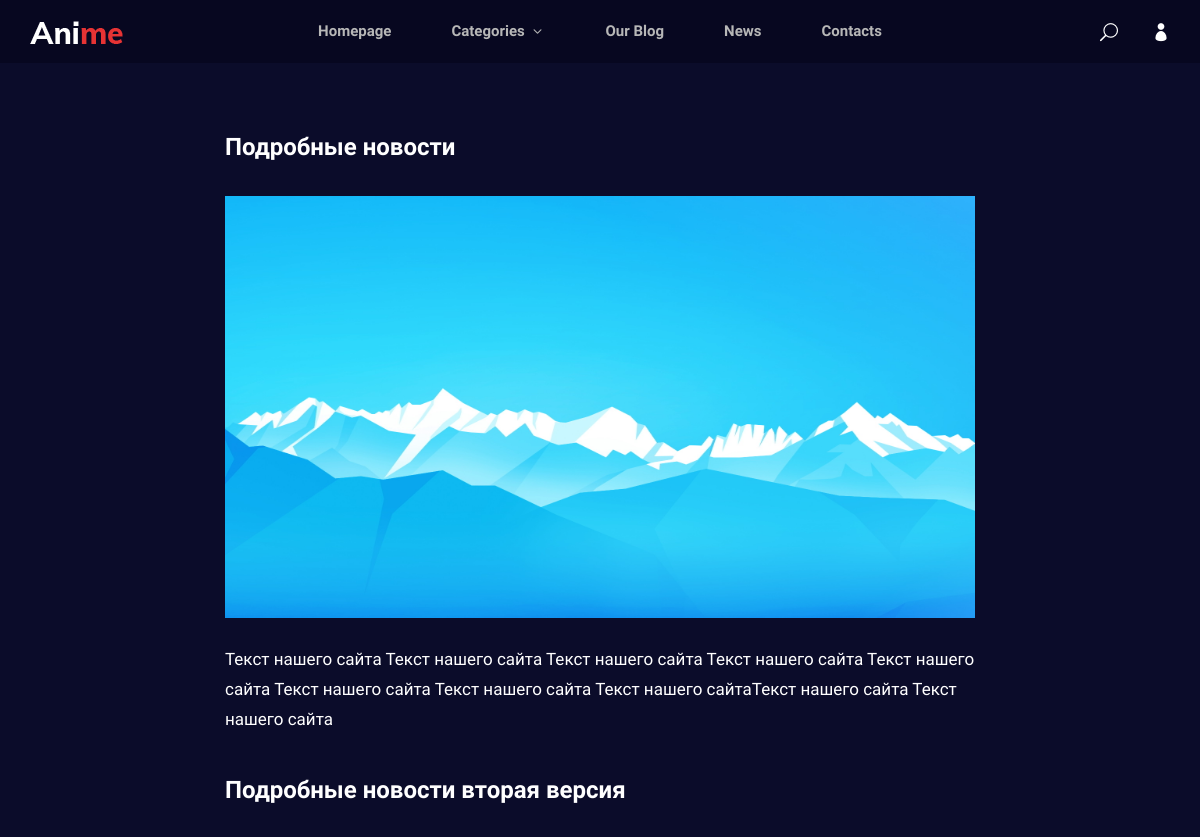
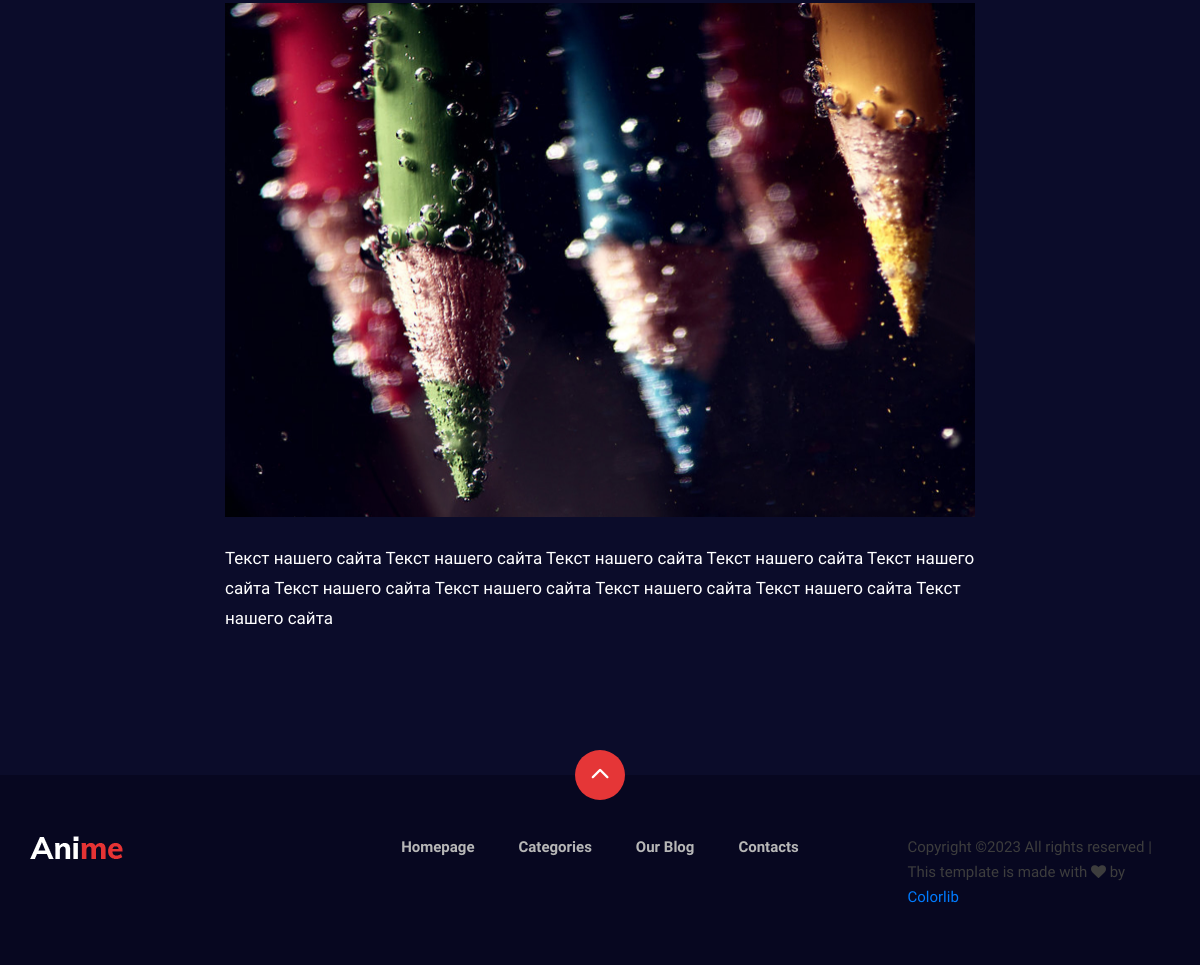
/newsDetail/1, run on the app's committed database (2 pictures, top to bottom).
### kinoapp/models.py (models this page shows, shortened)
class NewsDetails(models.Model):
    name = models.CharField(max_length=100)
    text = models.TextField()
    image = models.ImageField()
    newsObject = models.ForeignKey(News, on_delete=models.CASCADE)
    created_at = models.DateTimeField(auto_now_add=True)
    class Meta:
        verbose_name = 'Новости детали'
        verbose_name_plural = 'Новости детали'

### kinoapp/views.py (the view)
# urls.py: path('newsDetail/<int:id>', newsDetails, name='newsDetails'),
def newsDetails(request, id):
    rows = NewsDetails.objects.filter(newsObject__id=id)
    context = {
        'title':'news',
        'rows': rows,
    }
    return render(request, 'kinoapp/blog-details.html',context)

### templates/kinoapp/blog-details.html (shortened to what this page needs)
{% extends 'homepage.html' %}
{% load static %}
{% block content %}
<body>
    {% include 'kinoapp/headers/baseheader.html' %}
    <section class="blog-details spad">
        <div class="container">
            <div class="row d-flex justify-content-center">
                <div class="col-lg-8">
                    <div class="blog__details__content">
                        {% for item in rows %}
                            <div class="blog__details__item__text">
                                <h4>{{item.name}}</h4>
                                <img src="{{item.image.url}}" alt="">
                                <p>{{item.text}}</p>
                            </div>
                        {% endfor %}
                        </div>
                    </div>
                </div>
            </div>
    </section>
        <footer class="footer">
            <div class="page-up">
                <a href="#" id="scrollToTopButton"><span class="arrow_carrot-up"></span></a>
            </div>
            <div class="container">
                <div class="row">
                    <div class="col-lg-3">
                        <div class="footer__logo">
                            <a href="./index.html"><img src="img/logo.png" alt=""></a>
                        </div>
                    </div>
                    <div class="col-lg-6">
                        <div class="footer__nav">
                            <ul>
                                <li class="active"><a href="./index.html">Homepage</a></li>
                                <li><a href="./categories.html">Categories</a></li>
                                <li><a href="./blog.html">Our Blog</a></li>
                                <li><a href="#">Contacts</a></li>
                            </ul>
                        </div>
                    </div>
                    <div class="col-lg-3">
                        <p>
                          Copyright &copy;<script>document.write(new Date().getFullYear());</script> All rights reserved | This template is made with <i class="fa fa-heart" aria-hidden="true"></i> by <a href="https://colorlib.com" target="_blank">Colorlib</a>
                          </p>
                      </div>
                  </div>
              </div>
          </footer>
</body>
{% endblock %}

### static/css/style.css (style rules this page uses)
html, body { height: 100%; font-family: "Mulish", sans-serif; -webkit-font-smoothing: antialiased; background: #0b0c2a; }
h1, h2, h3, h4, h5, h6 { margin: 0; color: #111111; font-weight: 400; font-family: "Mulish", sans-serif; }
h4 { font-size: 24px; }
p { font-size: 15px; font-family: "Mulish", sans-serif; color: #3d3d3d; font-weight: 400; line-height: 25px; margin: 0 0 15px 0; }
img { max-width: 100%; }
ul, ol { padding: 0; margin: 0; }
.spad { padding-top: 100px; padding-bottom: 100px; }
.blog-details { padding-top: 70px; }
.blog__details__item__text { margin-bottom: 42px; }
.blog__details__item__text h4 { color: #ffffff; font-weight: 700; margin-bottom: 35px; }
.blog__details__item__text img { min-width: 100%; margin-bottom: 26px; }
.blog__details__item__text p { color: #ffffff; font-size: 17px; line-height: 30px; margin-bottom: 0; }
.footer { background: #070720; padding-top: 60px; padding-bottom: 40px; position: relative; }
.page-up { position: absolute; left: 50%; top: -25px; margin-left: -25px; }
.page-up a { display: inline-block; font-size: 36px; color: #ffffff; height: 50px; width: 50px; background: #e53637; line-height: 50px; text-align: center; border-radius: 50%; }
.page-up a span { position: relative; top: 2px; left: -1px; }
.footer__nav { text-align: center; }
.footer__nav ul li { list-style: none; display: inline-block; position: relative; margin-right: 40px; }
.footer__nav ul li:last-child { margin-right: 0; }
.footer__nav ul li a { font-size: 15px; color: #b7b7b7; display: block; font-weight: 700; }
@media only screen and (min-width: 1200px) { .container { max-width: 1170px; } }

### data on the page
NewsDetails: name "Подробные новости", image (picture), text "Текст нашего сайта Текст нашего сайта Текст нашего сайта Текст нашего сайта Текст нашего сайта Текст нашего сайта Текст нашего сайта Текст нашего сайтаТекст нашего сайта Текст нашего сайта"
NewsDetails: name "Подробные новости вторая версия", image (picture), text "Текст нашего сайта Текст нашего сайта Текст нашего сайта Текст нашего сайта Текст нашего сайта Текст нашего сайта Текст нашего сайта Текст нашего сайта Текст нашего сайта Текст нашего сайта"
